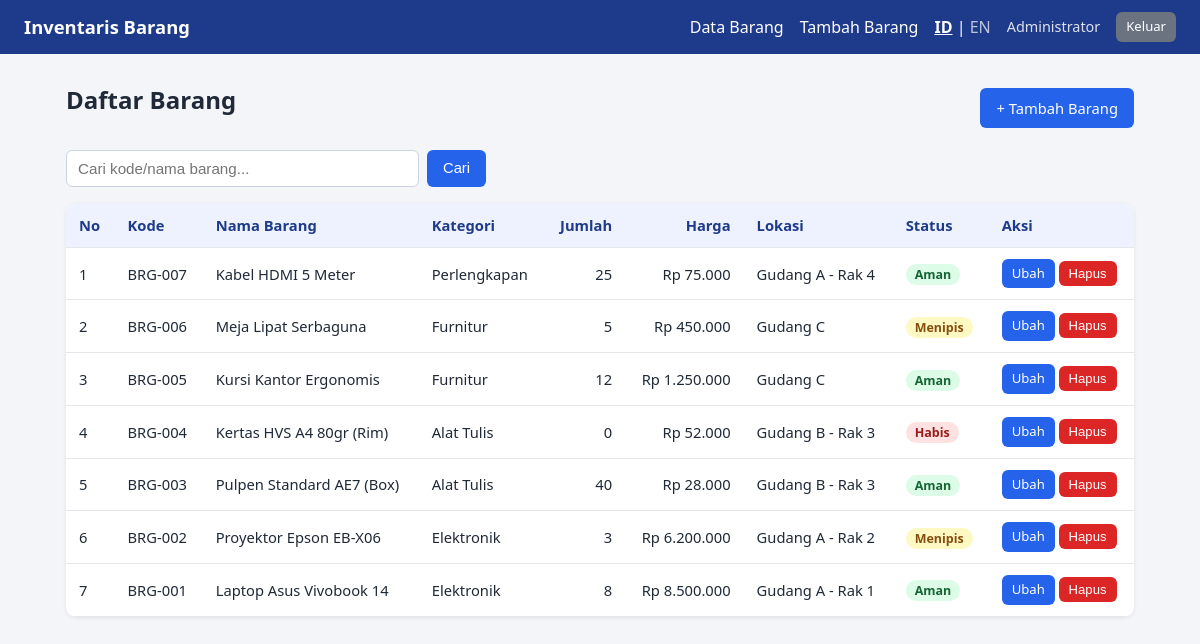
/index.php (signed in), run on the app's committed database.
### tables this page shows
CREATE TABLE barang (
  id INT UNSIGNED NOT NULL AUTO_INCREMENT,
  kode_barang VARCHAR(20) NOT NULL,
  nama_barang VARCHAR(100) NOT NULL,
  kategori ENUM('elektronik','alat_tulis','furnitur','perlengkapan') NOT NULL,
  jumlah INT UNSIGNED NOT NULL DEFAULT 0,
  harga DECIMAL(12,2) NOT NULL DEFAULT 0,
  lokasi VARCHAR(100) NOT NULL,
  created_at TIMESTAMP NOT NULL DEFAULT CURRENT_TIMESTAMP,
  updated_at TIMESTAMP NOT NULL DEFAULT CURRENT_TIMESTAMP ON UPDATE CURRENT_TIMESTAMP,
  PRIMARY KEY (id),
  UNIQUE KEY uk_kode (kode_barang)
);

### includes/functions.php (called while the page is built, shortened)
<?php
function e($value): string
{
    return htmlspecialchars((string)$value, ENT_QUOTES, 'UTF-8');
}
function t(string $key): string
{
    global $LANG;
    return $LANG[$key] ?? $key;
}
function status_stok(int $jumlah): string
{
    switch (true) {
        case $jumlah === 0:
            return t('stock_empty');
        case $jumlah <= 5:
            return t('stock_low');
        default:
            return t('stock_ok');
    }
}

### lang/id.php (called while the page is built)
<?php
return [
    'app_name' => 'Inventaris Barang',
    'footer_note' => 'Tugas 2 - Pemrograman Web',
    'nav_list' => 'Data Barang', 'nav_add' => 'Tambah Barang', 'nav_logout' => 'Keluar',
    'login_title' => 'Masuk', 'login_sub' => 'Silakan masuk untuk mengelola inventaris.',
    'username' => 'Nama Pengguna', 'password' => 'Kata Sandi', 'btn_login' => 'Masuk',
    'err_login' => 'Nama pengguna atau kata sandi salah.',
    'err_login_empty' => 'Nama pengguna dan kata sandi wajib diisi.',
    'list_title' => 'Daftar Barang', 'search_ph' => 'Cari kode/nama barang...', 'btn_search' => 'Cari',
    'col_no' => 'No', 'col_code' => 'Kode', 'col_name' => 'Nama Barang', 'col_category' => 'Kategori',
    'col_qty' => 'Jumlah', 'col_price' => 'Harga', 'col_location' => 'Lokasi', 'col_status' => 'Status', 'col_action' => 'Aksi',
    'no_data' => 'Belum ada data barang.',
    'add_title' => 'Tambah Barang', 'edit_title' => 'Ubah Barang',
    'f_code' => 'Kode Barang', 'f_name' => 'Nama Barang', 'f_category' => 'Kategori',
    'f_qty' => 'Jumlah', 'f_price' => 'Harga Satuan', 'f_location' => 'Lokasi Penyimpanan',
    'choose' => '-- Pilih --',
    'btn_save' => 'Simpan', 'btn_update' => 'Perbarui', 'btn_cancel' => 'Batal',
    'btn_edit' => 'Ubah', 'btn_delete' => 'Hapus',
    'confirm_delete' => 'Yakin ingin menghapus barang ini?',
    'cat_elektronik' => 'Elektronik', 'cat_alat_tulis' => 'Alat Tulis',
    'cat_furnitur' => 'Furnitur', 'cat_perlengkapan' => 'Perlengkapan',
    'stock_empty' => 'Habis', 'stock_low' => 'Menipis', 'stock_ok' => 'Aman',
    'err_required' => 'Kolom ini wajib diisi.',
    'err_code_format' => 'Kode 3-20 karakter: huruf, angka, atau tanda hubung.',
    'err_too_long' => 'Maksimal 100 karakter.',
    'err_invalid' => 'Pilihan tidak valid.',
    'err_number' => 'Masukkan angka yang valid (tidak negatif).',
    'err_duplicate' => 'Kode barang sudah digunakan.',
    'err_csrf' => 'Token keamanan tidak valid. Muat ulang halaman.',
    'err_notfound' => 'Data barang tidak ditemukan.',
    'ok_created' => 'Barang berhasil ditambahkan.',
    'ok_updated' => 'Barang berhasil diperbarui.',
    'ok_deleted' => 'Barang berhasil dihapus.',
];

### config/init.php (called while the page is built, shortened)
<?php
require_once __DIR__ . '/../includes/functions.php';
$LANG = require __DIR__ . '/../lang/' . $_SESSION['lang'] . '.php';

### index.php (the view, shortened to what this page needs)
<?php
require_once 'config/init.php';
$q = trim($_GET['q'] ?? '');
if ($q !== '') {
    $like = '%' . $q . '%';
    $stmt = $db->prepare('SELECT * FROM barang WHERE kode_barang LIKE ? OR nama_barang LIKE ? ORDER BY id DESC');
    $stmt->bind_param('ss', $like, $like);
} else {
    $stmt = $db->prepare('SELECT * FROM barang ORDER BY id DESC');
}
$stmt->execute();
$rows = $stmt->get_result()->fetch_all(MYSQLI_ASSOC);
include 'includes/header.php';
?>
<div class="page-head">
    <h1><?= e(t('list_title')) ?></h1>
    <a href="create.php" class="btn">+ <?= e(t('nav_add')) ?></a>
</div>
<form method="GET" class="search">
    <input type="text" name="q" value="<?= e($q) ?>" placeholder="<?= e(t('search_ph')) ?>">
    <button type="submit" class="btn"><?= e(t('btn_search')) ?></button>
</form>
<div class="table-wrap">
<table>
    <thead>
        <tr>
            <th><?= e(t('col_no')) ?></th>
            <th><?= e(t('col_code')) ?></th>
            <th><?= e(t('col_name')) ?></th>
            <th><?= e(t('col_category')) ?></th>
            <th class="num"><?= e(t('col_qty')) ?></th>
            <th class="num"><?= e(t('col_price')) ?></th>
            <th><?= e(t('col_location')) ?></th>
            <th><?= e(t('col_status')) ?></th>
            <th><?= e(t('col_action')) ?></th>
        </tr>
    </thead>
    <tbody>
    <?php if (count($rows) === 0): ?>
        <tr><td colspan="9" class="center muted"><?= e(t('no_data')) ?></td></tr>
    <?php else: foreach ($rows as $i => $r): ?>
        <tr>
            <td><?= $i + 1 ?></td>
            <td><?= e($r['kode_barang']) ?></td>
            <td><?= e($r['nama_barang']) ?></td>
            <td><?= e(t('cat_' . $r['kategori'])) ?></td>
            <td class="num"><?= (int)$r['jumlah'] ?></td>
            <td class="num">Rp <?= number_format((float)$r['harga'], 0, ',', '.') ?></td>
            <td><?= e($r['lokasi']) ?></td>
            <td><span class="badge badge-<?= (int)$r['jumlah'] === 0 ? 'red' : ((int)$r['jumlah'] <= 5 ? 'yellow' : 'green') ?>"><?= e(status_stok((int)$r['jumlah'])) ?></span></td>
            <td class="actions-cell">
                <a href="edit.php?id=<?= (int)$r['id'] ?>" class="btn btn-sm"><?= e(t('btn_edit')) ?></a>
                <form method="POST" action="delete.php" class="inline" onsubmit="return confirm('<?= e(addslashes(t('confirm_delete'))) ?>')">
                    <button type="submit" class="btn btn-sm btn-red"><?= e(t('btn_delete')) ?></button>
                </form>
            </td>
        </tr>
    <?php endforeach; endif; ?>
    </tbody>
</table>
</div>

### includes/header.php (shortened to what this page needs)
<!DOCTYPE html>
<html lang="<?= e($_SESSION['lang']) ?>">
<head>
    <link rel="stylesheet" href="assets/style.css">
</head>
<body>
<header class="topbar">
    <a class="brand" href="index.php"><?= e(t('app_name')) ?></a>
    <nav>
        <?php if (!empty($_SESSION['user_id'])): ?>
            <a href="index.php"><?= e(t('nav_list')) ?></a>
            <a href="create.php"><?= e(t('nav_add')) ?></a>
        <?php endif; ?>
        <span class="lang">
            <a href="set_lang.php?lang=id" class="<?= $_SESSION['lang'] === 'id' ? 'active' : '' ?>">ID</a> |
            <a href="set_lang.php?lang=en" class="<?= $_SESSION['lang'] === 'en' ? 'active' : '' ?>">EN</a>
        </span>
        <?php if (!empty($_SESSION['user_id'])): ?>
            <span class="user"><?= e($_SESSION['user_name']) ?></span>
            <a href="logout.php" class="btn btn-sm btn-gray"><?= e(t('nav_logout')) ?></a>
        <?php endif; ?>
    </nav>
</header>
<main class="container">

### assets/style.css (style rules this page uses)
* { box-sizing:border-box }
body { margin:0;font-family:system-ui,-apple-system,"Segoe UI",Roboto,sans-serif;background:#f3f5f9;color:#1f2937;line-height:1.5 }
a { color:#2563eb;text-decoration:none }
.topbar { display:flex;justify-content:space-between;align-items:center;flex-wrap:wrap;gap:10px;background:#1e3a8a;color:#fff;padding:12px 24px }
.topbar a { color:#fff }
.brand { font-weight:700;font-size:1.15rem }
.topbar nav { display:flex;align-items:center;gap:16px;flex-wrap:wrap }
.lang a { opacity:.7 }
.lang a.active { opacity:1;font-weight:700;text-decoration:underline }
.user { opacity:.85;font-size:.9rem }
.container { max-width:1100px;margin:28px auto;padding:0 16px;min-height:70vh }
h1 { margin:0 0 16px;font-size:1.5rem }
.page-head { display:flex;justify-content:space-between;align-items:center }
input,select { width:100%;padding:9px 11px;border:1px solid #cbd5e1;border-radius:6px;font-size:.95rem }
.btn { display:inline-block;background:#2563eb;color:#fff;border:0;padding:9px 16px;border-radius:6px;cursor:pointer;font-size:.92rem }
.btn-sm { padding:5px 10px;font-size:.82rem }
.btn-gray { background:#6b7280 }
.btn-red { background:#dc2626 }
.search { display:flex;gap:8px;margin:16px 0;max-width:420px }
.table-wrap { overflow-x:auto;background:#fff;border-radius:10px;box-shadow:0 1px 4px rgba(0,0,0,.08) }
table { width:100%;border-collapse:collapse }
th,td { padding:11px 13px;text-align:left;border-bottom:1px solid #e5e7eb;font-size:.92rem }
th { background:#eef2ff;color:#1e3a8a;white-space:nowrap }
.num { text-align:right }
.actions-cell { white-space:nowrap }
.inline { display:inline }
.badge { padding:2px 9px;border-radius:99px;font-size:.78rem;font-weight:600 }
.badge-green { background:#dcfce7;color:#166534 }
.badge-yellow { background:#fef9c3;color:#854d0e }
.badge-red { background:#fee2e2;color:#991b1b }

### data on the page
barang: kode_barang "BRG-007", nama_barang "Kabel HDMI 5 Meter", kategori "Perlengkapan", jumlah "25", harga "75.000", lokasi "Gudang A - Rak 4", jumlah "Aman"
barang: kode_barang "BRG-006", nama_barang "Meja Lipat Serbaguna", kategori "Furnitur", jumlah "5", harga "450.000", lokasi "Gudang C", jumlah "Menipis"
barang: kode_barang "BRG-005", nama_barang "Kursi Kantor Ergonomis", kategori "Furnitur", jumlah "12", harga "1.250.000", lokasi "Gudang C", jumlah "Aman"
barang: kode_barang "BRG-004", nama_barang "Kertas HVS A4 80gr (Rim)", kategori "Alat Tulis", jumlah "0", harga "52.000", lokasi "Gudang B - Rak 3", jumlah "Habis"
barang: kode_barang "BRG-003", nama_barang "Pulpen Standard AE7 (Box)", kategori "Alat Tulis", jumlah "40", harga "28.000", lokasi "Gudang B - Rak 3", jumlah "Aman"
barang: kode_barang "BRG-002", nama_barang "Proyektor Epson EB-X06", kategori "Elektronik", jumlah "3", harga "6.200.000", lokasi "Gudang A - Rak 2", jumlah "Menipis"
barang: kode_barang "BRG-001", nama_barang "Laptop Asus Vivobook 14", kategori "Elektronik", jumlah "8", harga "8.500.000", lokasi "Gudang A - Rak 1", jumlah "Aman"

### other printed values
t('app_name') "Inventaris Barang"
t('nav_list') "Data Barang"
t('nav_add') "Tambah Barang"
$_SESSION['user_name'] "Administrator"
t('nav_logout') "Keluar"
t('list_title') "Daftar Barang"
t('btn_search') "Cari"
t('col_no') "No"
t('col_code') "Kode"
t('col_name') "Nama Barang"
t('col_category') "Kategori"
t('col_qty') "Jumlah"
t('col_price') "Harga"
t('col_location') "Lokasi"
t('col_status') "Status"
